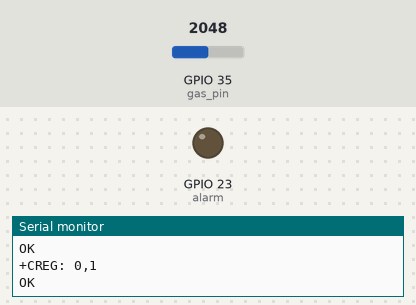
A sketch run on a simulated ESP32. Parts: output pins drawn as LEDs (lit = HIGH), the last lines printed to the serial monitor. The inputs (shaded band) are chosen by the test bench; at power-on: GPIO 35 (gas_pin) = 2048. The modem accepts every AT command (registered, SIM ready, sends succeed) and sends nothing else.

Above: at 3.1 s.
At 18.6 s:
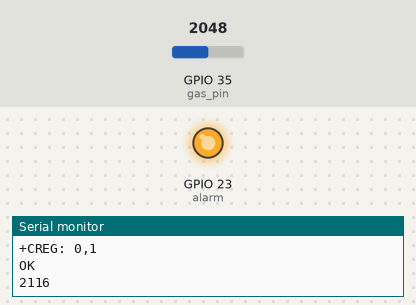
Timing chart, 0 to 20.1 s (numbered marks = the images above):
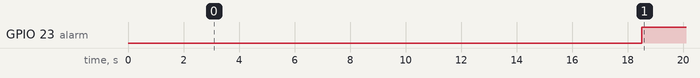

Measured:
- by itself, GPIO 23 (alarm): LOW → HIGH at 18.5 s

The sketch:

MQ_9_iot_project.ino
```cpp
#define THINGER_SERIAL_DEBUG

#include <ThingerESP32.h>
#include <HardwareSerial.h>

#define USERNAME "username" // Your username on Thinger.io
#define DEVICE_ID "pass" // Your password on Thinger.io
#define DEVICE_CREDENTIAL "Credential" // Your device credential on Thinger.io

#define SSID "SSID" // Your WiFi ssid
#define SSID_PASSWORD "WiFi-pass" // Your WiFi password

#define gas_pin 35
#define alarm 23

int gas_value;

ThingerESP32 thing(USERNAME, DEVICE_ID, DEVICE_CREDENTIAL);

HardwareSerial sim800(2);

void setup() {

  thing.add_wifi(SSID, SSID_PASSWORD);

  Serial.begin(115200);
  sim800.begin(115200);


  Serial.println("Initializing...");
  delay(1000);
  sim800.println("AT");
  updateSerial();
  sim800.println("AT+CSQ"); // Signal quality check
  updateSerial();
  sim800.println("AT+CCID"); // Sim card data
  updateSerial();
  sim800.println("AT+CREG?"); // Network connection check
  updateSerial();
  // sim800.println("AT+CSCS=\"HEX\""); // Hex coding mode
  // updateSerial();
  // sim800.println("AT+CSMP=49,167,0,8"); // Set sms mode for UNICODE characters
  // updateSerial();

  pinMode(gas_pin, INPUT);
  pinMode(alarm, OUTPUT);

  thing["Gas Level"] >> outputValue(gas_value);

}

void loop() {

    for(int i=0; i <= 30; i++){

gas_value += analogRead(gas_pin);
delay(500);

    }
    gas_value = gas_value/30;
    Serial.println(String(gas_value));


  if(gas_value >= 1024){
    digitalWrite(alarm, HIGH);

    sim800.println("AT+CMGF=1");
    updateSerial();
    sim800.println("AT+CMGS=\"+ZZxxxxxxxxxx\""); // Enter country code instead of ZZ and the number instead of xs
    updateSerial();
    sim800.print("Gas alarm: Level too high");
    updateSerial();
    sim800.write(26);


  } else {
    digitalWrite(alarm, LOW);
  }
 thing.handle();
}
void updateSerial() {
  delay(500);
  while (Serial.available()) {
    sim800.write(Serial.read());
  }
  while (sim800.available()) {
    Serial.write(sim800.read());
  }
}
```
